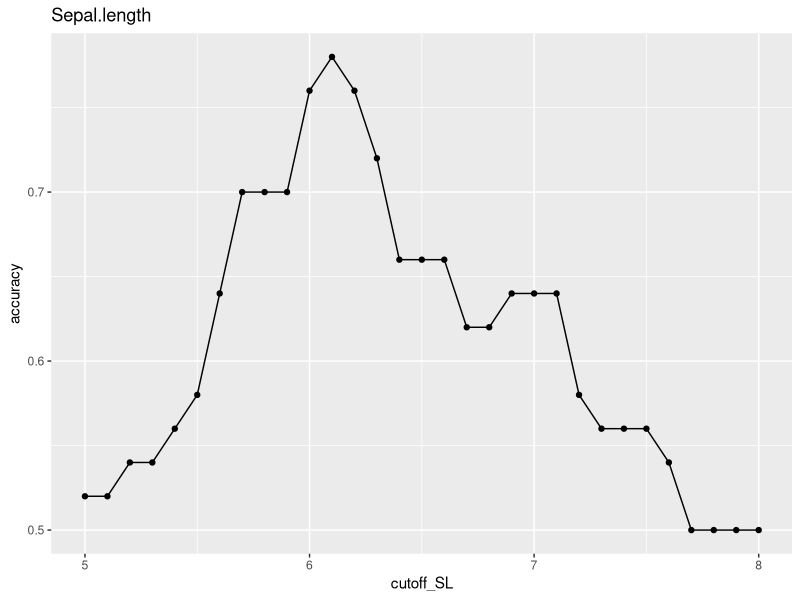
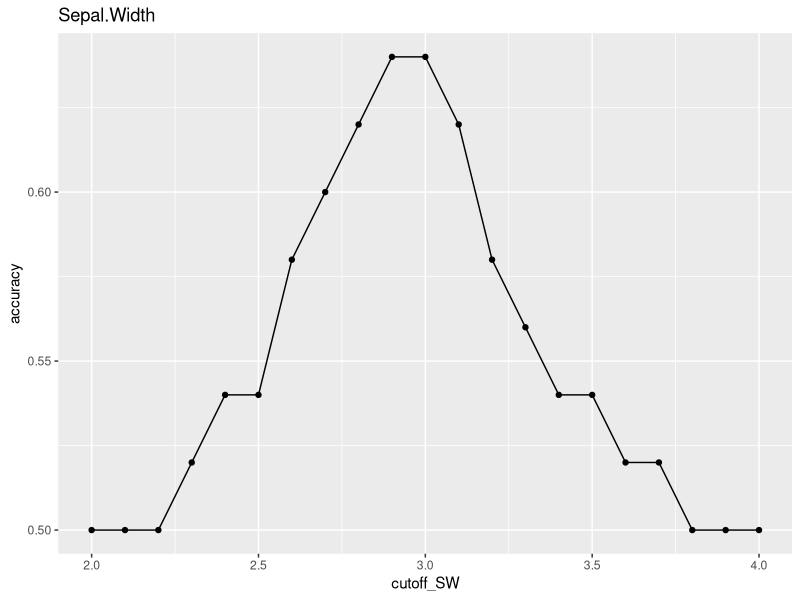
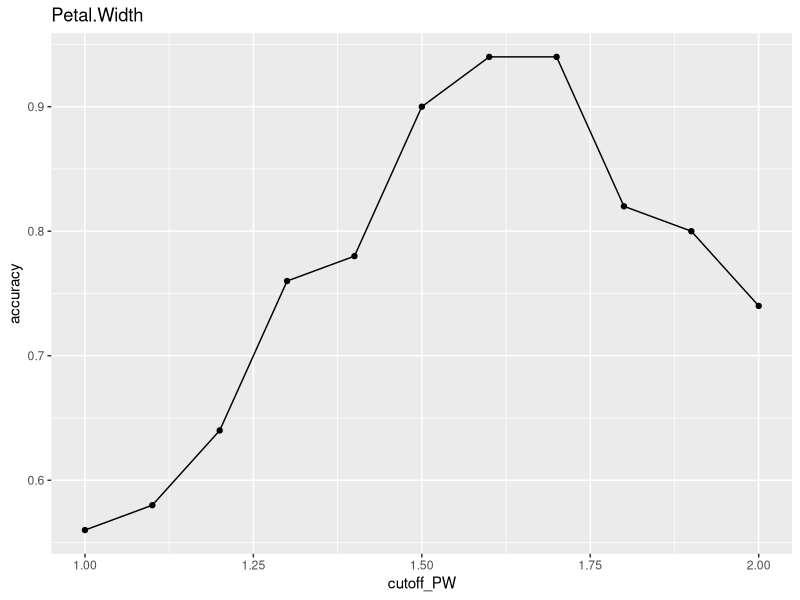
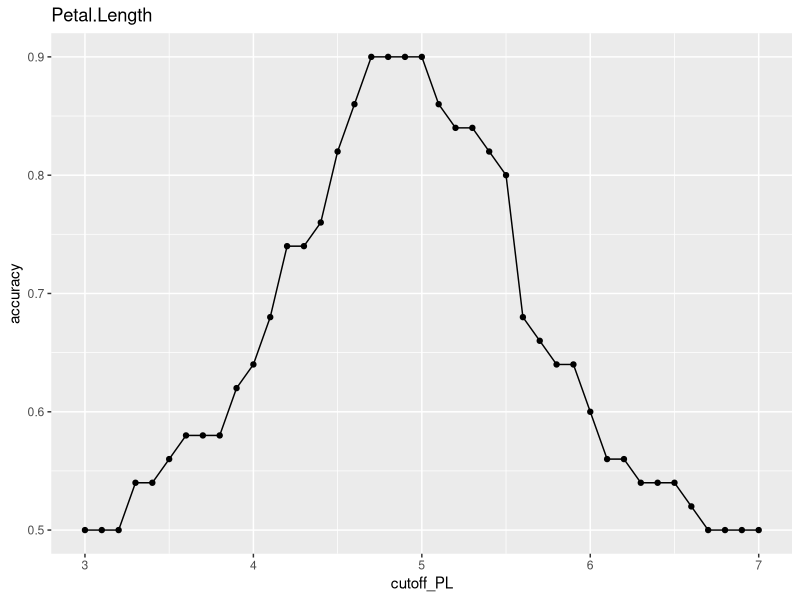
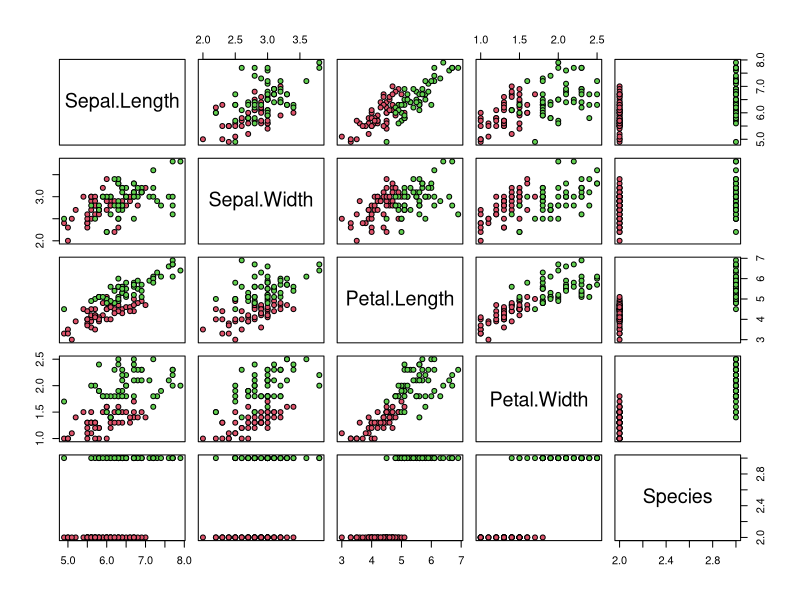

Source code (R) for these figures, in order: (Note: this script raises an error after producing the figures.)
#Part1

library(dslabs)
library(dplyr)
library(lubridate)
library(caret)
library(tidyverse)
install.packages("e1071")
data(reported_heights)

dat <- mutate(reported_heights, date_time = ymd_hms(time_stamp)) %>%
  filter(date_time >= make_date(2016, 01, 25) & date_time < make_date(2016, 02, 1)) %>%
  mutate(type = ifelse(day(date_time) == 25 & hour(date_time) == 8 & between(minute(date_time), 15, 30), "inclass","online")) %>%
  select(sex, type)

y <- factor(dat$sex, c("Female", "Male"))
x <- dat$type

dat %>% filter(type == "online") %>% 
  count(sex) %>%
  mutate("Prop" = n/sum(n))

dat %>% filter(type == "inclass") %>% 
  count(sex) %>%
  mutate("Prop" = n/sum(n))

y_hat <- ifelse(dat$type == "online", "Male", "Female")%>% 
  factor()
y <- factor(dat$sex)
mean(y_hat == y)

confusionMatrix(data = y_hat, reference = y)
table(predicted = y_hat, actual = y)
table(y_hat,y)

#Part2
library(caret)
data(iris)
iris <- iris[-which(iris$Species=='setosa'),]
y <- iris$Species

#set.seed(2) # if using R 3.5 or earlier
set.seed(2, sample.kind="Rounding") # if using R 3.6 or later
test_index <- createDataPartition(y,times=1,p=0.5,list=FALSE)
test <- iris[test_index,]
train <- iris[-test_index,]
#train as test
train <- iris[test_index,]
test <- iris[-test_index,]

str(iris)
unique(iris$Species)
iris %>% group_by(Species) %>% 
  summarize(mean(Sepal.Length),mean(Sepal.Width),mean(Petal.Length),mean(Petal.Width))

#prediction para Sepal.lenght
cutoff_SL <- seq(round(min(iris$Sepal.Length),0),round(max(iris$Sepal.Length),0),0.1)
accuracy <- map_dbl(cutoff_SL, function(x){
  y_hat <- ifelse(train$Sepal.Length > x, "virginica", "versicolor") %>% 
    factor(levels = levels(test$Species))
  mean(y_hat == train$Species)
})
data.frame(cutoff_SL, accuracy) %>% 
  ggplot(aes(cutoff_SL, accuracy)) + 
  geom_point() + 
  geom_line()+
  ggtitle("Sepal.length")
max(accuracy)

best_cutoff <- cutoff_SL[which.max(accuracy)]
best_cutoff

y_hat <- ifelse(test$Sepal.Length > best_cutoff, "virginica", "versicolor") %>% 
  factor(levels = levels(test$Species))
y_hat <- factor(y_hat)
accuracy_SL <- mean(y_hat == factor(test$Species))

#prediction para Sepal.Width
cutoff_SW <- seq(round(min(iris$Sepal.Width),0),round(max(iris$Sepal.Width),0),0.1)
accuracy <- map_dbl(cutoff_SW, function(x){
  y_hat <- ifelse(train$Sepal.Width > x, "virginica", "versicolor") %>% 
    factor(levels = levels(test$Species))
  mean(y_hat == train$Species)
})
data.frame(cutoff_SW, accuracy) %>% 
  ggplot(aes(cutoff_SW, accuracy)) + 
  geom_point() + 
  geom_line()+
  ggtitle("Sepal.Width")
max(accuracy)

best_cutoff <- cutoff_SW[which.max(accuracy)]
best_cutoff

y_hat <- ifelse(test$Sepal.Width > best_cutoff, "virginica", "versicolor") %>% 
  factor(levels = levels(test$Species))
y_hat <- factor(y_hat)
accuracy_SW <- mean(y_hat == factor(test$Species))

#prediction para Petal.Width
cutoff_PW <- seq(round(min(iris$Petal.Width),0),round(max(iris$Petal.Width),0),0.1)
accuracy <- map_dbl(cutoff_PW, function(x){
  y_hat <- ifelse(train$Petal.Width > x, "virginica", "versicolor") %>% 
    factor(levels = levels(test$Species))
  mean(y_hat == train$Species)
})
data.frame(cutoff_PW, accuracy) %>% 
  ggplot(aes(cutoff_PW, accuracy)) + 
  geom_point() + 
  geom_line()+
  ggtitle("Petal.Width")
max(accuracy)

best_cutoff_PW <- cutoff_PW[which.max(accuracy)]
best_cutoff_PW

y_hat <- ifelse(test$Petal.Width > best_cutoff_PW, "virginica", "versicolor") %>%
  factor(levels = levels(test$Species))
y_hat <- factor(y_hat)
accuracy_PW <- mean(y_hat == factor(test$Species))

#prediction para Petal.Length
cutoff_PL <- seq(round(min(iris$Petal.Length),0),round(max(iris$Petal.Length),0),0.1)
accuracy <- map_dbl(cutoff_PL, function(x){
  y_hat <- ifelse(train$Petal.Length > x, "virginica", "versicolor") %>% 
    factor(levels = levels(test$Species))
  mean(y_hat == train$Species)
})
data.frame(cutoff_PL, accuracy) %>% 
  ggplot(aes(cutoff_PL, accuracy)) + 
  geom_point() + 
  geom_line()+
  ggtitle("Petal.Length")
max(accuracy)

best_cutoff_PL <- cutoff_PL[which.max(accuracy)]
best_cutoff_PL

y_hat <- ifelse(test$Petal.Length > best_cutoff_PL, "virginica", "versicolor") %>% 
  factor(levels = levels(test$Species))
y_hat <- factor(y_hat)
accuracy_PL <- mean(y_hat == factor(test$Species))


plot(iris,pch=21,bg=iris$Species)

#Prediction para Pedal.Width Pedal.Length
y_hat <- if(train$Petal.Length > best_cutoff_PL | train$Petal.With > best_cutoff_PW)
  {"virginica"} else
  {"versicolor"} %>%
  factor(levels = levels(test$Species))
#y_hat <- factor(levels = levels(y_hat))
y_hat <- factor(y_hat)
accuracy_PLW <- mean(y_hat == factor(test$Species))


#Conditional probabilities Part1
#________________________________________________________________________________

#p(D|+)
(0.85*0.02)/((0.85*0.02)+(0.1*0.98))


set.seed(1)
disease <- sample(c(0,1), size=1e6, replace=TRUE, prob=c(0.98,0.02))
test <- rep(NA, 1e6)
test[disease==0] <- sample(c(0,1), size=sum(disease==0), replace=TRUE, prob=c(0.90,0.10))
test[disease==1] <- sample(c(0,1), size=sum(disease==1), replace=TRUE, prob=c(0.15, 0.85))

#p(+)
((0.85*0.02)+(0.1*0.98))
#P(D|-)
0.02*0.15
#P(D|+)
(0.85*0.02)/((0.85*0.02)+(0.1*0.98))
#P(D|+)/P(D)
((0.85*0.02)/((0.85*0.02)+(0.1*0.98)))/0.02

#Conditional probabilities Part2
#________________________________________________________________________________

library(dslabs)
data("heights")
heights %>% 
  mutate(height = round(height)) %>%
  group_by(height) %>%
  summarize(p = mean(sex == "Male")) %>%
  qplot(height, p, data =.)



ps <- seq(0, 1, 0.1)
heights %>% 
  mutate(g = cut(height, quantile(height, ps), include.lowest = TRUE)) %>%
  group_by(g) %>%
  summarize(p = mean(sex == "Male"), height = mean(height)) %>%
  qplot(height, p, data =.)

Sigma <- 9*matrix(c(1,0.5,0.5,1), 2, 2)
dat <- MASS::mvrnorm(n = 10000, c(69, 69), Sigma) %>%
  data.frame() %>% setNames(c("x", "y"))

plot(dat)

ps <- seq(0, 1, 0.1)
dat %>% 
  mutate(g = cut(x, quantile(x, ps), include.lowest = TRUE)) %>%
  group_by(g) %>%
  summarize(y = mean(y), x = mean(x)) %>%
  qplot(x, y, data =.)

#_____________________________________________________________
#Linear model comprehension
library(dslabs)
library(lubridate)
library(caret)
library(tidyverse)
install.packages("e1071")
#set.seed(1)
set.seed(1, sample.kind="Rounding")# if using R 3.6 or later
n <- 100
Sigma <- 9*matrix(c(1.0, 0.5, 0.5, 1.0), 2, 2)
dat <- MASS::mvrnorm(n, c(69, 69), Sigma) %>%
  data.frame() %>% setNames(c("x", "y"))

errors <- replicate(100, {
  test_index <- createDataPartition(dat$y,times=1,p=0.5,list=FALSE)
  test <- dat[test_index,]
  train <- dat[-test_index,]
  fit <- lm(y ~ x, data = train)
  y_hat <- predict(fit, test)

  RMSE(y_hat,test$y)
})
c(mean(errors), sd(errors))


#larger data set
#set.seed(1)
set.seed(1, sample.kind="Rounding")# if using R 3.6 or later
n <- c(100, 500, 1000, 5000, 10000)
#n <- c(100, 500)
sapply(n, function(n){
  Sigma <- 9*matrix(c(1.0, 0.5, 0.5, 1.0), 2, 2)
  dat <- MASS::mvrnorm(n, c(69, 69), Sigma) %>%
    data.frame() %>% setNames(c("x", "y"))
  B <- 100
  errors <- replicate(B, {
    test_index <- createDataPartition(dat$y,times=1,p=0.5,list=FALSE)
    test <- dat[test_index,]
    train <- dat[-test_index,]
    fit <- lm(y ~ x, data = train)
    y_hat <- predict(fit, test)
    a <- RMSE(y_hat,test$y)
  })
  resolve <- c(mean(errors), sd(errors))
})

#with Corr higher
#set.seed(1)
set.seed(1, sample.kind="Rounding")# if using R 3.6 or later
n <- 100
Sigma <- 9*matrix(c(1.0, 0.95, 0.95, 1.0), 2, 2)
dat <- MASS::mvrnorm(n, c(69, 69), Sigma) %>%
  data.frame() %>% setNames(c("x", "y"))
set.seed(1, sample.kind="Rounding")# if using R 3.6 or later
errors <- replicate(100, {
  test_index <- createDataPartition(dat$y,times=1,p=0.5,list=FALSE)
  test <- dat[test_index,]
  train <- dat[-test_index,]
  fit <- lm(y ~ x, data = train)
  y_hat <- predict(fit, test)
  
  RMSE(y_hat,test$y)
})
c(mean(errors), sd(errors))

#Q6_ more variables
#set.seed(1)
set.seed(1, sample.kind="Rounding")# if using R 3.6 or later
Sigma <- matrix(c(1.0, 0.75, 0.75, 0.75, 1.0, 0.25, 0.75, 0.25, 1.0), 3, 3)
dat <- MASS::mvrnorm(n = 100, c(0, 0, 0), Sigma) %>%
  data.frame() %>% setNames(c("y", "x_1", "x_2"))

errors_x1 <- replicate(1, {
  test_index <- createDataPartition(dat$y,times=1,p=0.5,list=FALSE)
  test <- dat[test_index,]
  train <- dat[-test_index,]
  fit <- lm(y ~ x_1, data = train)
  y_hat <- predict(fit, test)
  
  RMSE(y_hat,test$y)
})
errors_x2 <- replicate(1, {
  test_index <- createDataPartition(dat$y,times=1,p=0.5,list=FALSE)
  test <- dat[test_index,]
  train <- dat[-test_index,]
  fit <- lm(y ~ x_2, data = train)
  y_hat <- predict(fit, test)
  
  RMSE(y_hat,test$y)
})
set.seed(1, sample.kind="Rounding")# if using R 3.6 or later
errors_x1x2 <- replicate(1, {
  test_index <- createDataPartition(dat$y,times=1,p=0.5,list=FALSE)
  test <- dat[test_index,]
  train <- dat[-test_index,]
  fit <- lm(y ~ x_1+x_2, data = train)
  y_hat <- predict(fit, test)
  
  RMSE(y_hat,test$y)
})


#Q8_ more variables higher correlation
#set.seed(1)
set.seed(1, sample.kind="Rounding")# if using R 3.6 or later
Sigma <- matrix(c(1.0, 0.75, 0.75, 0.75, 1.0, 0.95, 0.75, 0.95, 1.0), 3, 3)
dat <- MASS::mvrnorm(n = 100, c(0, 0, 0), Sigma) %>%
  data.frame() %>% setNames(c("y", "x_1", "x_2"))
set.seed(1, sample.kind="Rounding")# if using R 3.6 or later
errors_x1 <- replicate(1, {
  test_index <- createDataPartition(dat$y,times=1,p=0.5,list=FALSE)
  test <- dat[test_index,]
  train <- dat[-test_index,]
  fit <- lm(y ~ x_1, data = train)
  y_hat <- predict(fit, test)
  
  RMSE(y_hat,test$y)
})
set.seed(1, sample.kind="Rounding")# if using R 3.6 or later
errors_x2 <- replicate(1, {
  test_index <- createDataPartition(dat$y,times=1,p=0.5,list=FALSE)
  test <- dat[test_index,]
  train <- dat[-test_index,]
  fit <- lm(y ~ x_2, data = train)
  y_hat <- predict(fit, test)
  
  RMSE(y_hat,test$y)
})
set.seed(1, sample.kind="Rounding")# if using R 3.6 or later
errors_x1x2 <- replicate(1, {
  test_index <- createDataPartition(dat$y,times=1,p=0.5,list=FALSE)
  test <- dat[test_index,]
  train <- dat[-test_index,]
  fit <- lm(y ~ x_1+x_2, data = train)
  y_hat <- predict(fit, test)
  
  RMSE(y_hat,test$y)
})

#______________________________________________
#Logistic Regression check
#set.seed(2) #if you are using R 3.5 or earlier
set.seed(2, sample.kind="Rounding") #if you are using R 3.6 or later
make_data <- function(n = 1000, p = 0.5, 
                      mu_0 = 0, mu_1 = 2, 
                      sigma_0 = 1,  sigma_1 = 1){
  
  y <- rbinom(n, 1, p)
  f_0 <- rnorm(n, mu_0, sigma_0)
  f_1 <- rnorm(n, mu_1, sigma_1)
  x <- ifelse(y == 1, f_1, f_0)
  
  test_index <- createDataPartition(y, times = 1, p = 0.5, list = FALSE)
  
  list(train = data.frame(x = x, y = as.factor(y)) %>% slice(-test_index),
       test = data.frame(x = x, y = as.factor(y)) %>% slice(test_index))
}
dat <- make_data()
dat$train %>% ggplot(aes(x, color = y)) + geom_density()

#Q1
#seq(0, 10, len=25)
set.seed(1, sample.kind="Rounding") #if you are using R 3.6 or later
make_data <- function(n = 1000, p = 0.5, 
                      mu_0 = 0, mu_1 = 3, 
                      sigma_0 = 1,  sigma_1 = 1){
  
  y <- rbinom(n, 1, p)
  f_0 <- rnorm(n, mu_0, sigma_0)
  f_1 <- rnorm(n, mu_1, sigma_1)
  x <- ifelse(y == 1, f_1, f_0)
  
  test_index <- createDataPartition(y, times = 1, p = 0.5, list = FALSE)
  
  list(train = data.frame(x = x, y = as.factor(y)) %>% slice(-test_index),
       test = data.frame(x = x, y = as.factor(y)) %>% slice(test_index))
}
dat <- make_data()

# fit against train data
glm_fit <- glm(y ~ x, data = dat$train, family = "binomial")
p_hat_logit <- predict(glm_fit, newdata = dat$test, type = "response")
y_hat_logit <- ifelse(p_hat_logit > 0.5, 1, 0) %>% factor
confusionMatrix(y_hat_logit, dat$test$y)$overall[["Accuracy"]]
  # Get the accuracy using test data

#smoothing__________________________________________________________________
library(tidyverse)
library(lubridate)
library(purrr)
library(pdftools)

fn <- system.file("extdata", "RD-Mortality-Report_2015-18-180531.pdf", package="dslabs")
dat <- map_df(str_split(pdf_text(fn), "\n"), function(s){
  s <- str_trim(s)
  header_index <- str_which(s, "2015")[1]
  tmp <- str_split(s[header_index], "\\s+", simplify = TRUE)
  month <- tmp[1]
  header <- tmp[-1]
  tail_index  <- str_which(s, "Total")
  n <- str_count(s, "\\d+")
  out <- c(1:header_index, which(n==1), which(n>=28), tail_index:length(s))
  s[-out] %>%
    str_remove_all("[^\\d\\s]") %>%
    str_trim() %>%
    str_split_fixed("\\s+", n = 6) %>%
    .[,1:5] %>%
    as_data_frame() %>% 
    setNames(c("day", header)) %>%
    mutate(month = month,
           day = as.numeric(day)) %>%
    gather(year, deaths, -c(day, month)) %>%
    mutate(deaths = as.numeric(deaths))
}) %>%
  mutate(month = recode(month, "JAN" = 1, "FEB" = 2, "MAR" = 3, "APR" = 4, "MAY" = 5, "JUN" = 6, 
                        "JUL" = 7, "AGO" = 8, "SEP" = 9, "OCT" = 10, "NOV" = 11, "DEC" = 12)) %>%
  mutate(date = make_date(year, month, day)) %>%
  dplyr::filter(date <= "2018-05-01")

dat %>% ggplot(aes(date, deaths)) +
  geom_point() + 
  geom_smooth(color="red", span = 0.05, method = "loess", method.args = list(degree=1))


##Digits_27____Example
library(broom)
p_hat_glm_1cov <- mnist_27$train %>% glm(y ~ x_2, family = "binomial", data = .)
y_hat_glm <- predict(p_hat_glm_1cov,newdata = mnist_27$test, type = "response")
qplot(x_2, y_hat_glm, data = mnist_27$test)
# Muy clave colocar el operador as.numeric(y) para esta vaiable categorica
mnist_27$train %>% ggplot(aes(x_2, as.numeric(y))) +
  geom_point() + 
  geom_smooth(color="red", span = 0.15, method = "loess", method.args = list(degree=1))


##Matrices_________________________________________________________________
x <- matrix(rnorm(100*10), 100, 10)
dim(x)
n(x)
length(x)
length(t(x))
length(t(x))
cols(x)
nrow(x)
nrow(t(x))
ncol(x)

##P(Grey_Pixels/All_Pixels)
Grey_x <- mnist$train$images
dim(Grey_x)
Grey_x[Grey_x <= 50] <- 0
Grey_x[Grey_x >= 205] <- 0
Grey_x[Grey_x > 50 & Grey_x < 205] <- 1
GreyPixels <- rowSums(Grey_x)
sum(GreyPixels)
sum(GreyPixels)/(784*60000)

##distance
library(dslabs)
data(tissue_gene_expression)
dim(tissue_gene_expression$x)
table(tissue_gene_expression$y)

d <- dist(tissue_gene_expression$x)
abs(d[1]-d[2])
abs(d[39]-d[40])
abs(d[73]-d[74])

tissue_gene_expression$y[1]
tissue_gene_expression$y[2]
tissue_gene_expression$y[39]
tissue_gene_expression$y[40]
tissue_gene_expression$y[73]
tissue_gene_expression$y[74]

abs(d[73]-d[39])

#Knn_Algorithm________________________________________
##Heights
library(dslabs)
library(purrr)
data("heights")

#set.seed(2) #if you are using R 3.5 or earlier
set.seed(1, sample.kind = "Rounding") #if you are using R 3.6 or later

test_index <- createDataPartition(heights$sex, times = 1, p = 0.5, list = FALSE)
train_set <- heights %>% slice(-test_index)
test_set <- heights %>% slice(test_index)

#pick the k in knn
ks <- seq(1, 101, 3)
Scores <- sapply(ks, function(k){
  fit <- knn3(sex ~ height, data = train_set, k = k)
  y_hat <- predict(fit, test_set, type = "class")
  F_meas(data = y_hat, reference = factor(test_set$sex))
})

#pick the k that maximizes accuracy using the estimates built on the test data
ks[which.max(Scores)]
max(Scores)

result <- data.frame(ks,Scores)
result %>% ggplot(aes(ks,Scores)) +
  geom_line()

##tissu_gene_expresion
data("tissue_gene_expression")
tiss <- as.data.frame(tissue_gene_expression)
set.seed(1, sample.kind = "Rounding") #if you are using R 3.6 or later

test_index <- createDataPartition(tiss$y, times = 1, p = 0.5, list = FALSE)
train_set <- tiss %>% slice(-test_index)
test_set <- tiss %>% slice(test_index)

#pick the k in knn
ks <- seq(1, 11, 2)
Scores <- sapply(ks, function(k){
  fit <- knn3(y ~ ., data = train_set, k = k)
  y_hat <- predict(fit, test_set, type = "class")
  confusionMatrix(y_hat, test_set$y)$overall[["Accuracy"]]
})
Scores

result <- data.frame(ks,Scores)
result %>% ggplot(aes(ks,Scores)) +
  geom_line()
